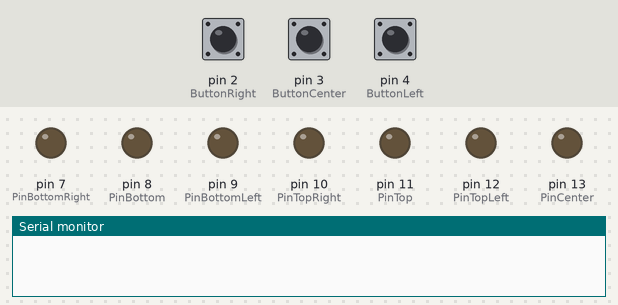
Recording of a sketch running on a simulated Arduino Uno, built with avr-gcc and run on an emulated ATmega328P. On the bench: output pins drawn as LEDs (lit = HIGH), the last lines printed to the serial monitor. The inputs (shaded band) are chosen by the test bench; at power-on: pin 2 (ButtonRight) LOW, pin 4 (ButtonLeft) LOW, pin 3 (ButtonCenter) LOW.

Above: at 1.2 s.
1.3 s: pin 2 (ButtonRight) pulled HIGH for 3.2 s
At 4.51 s:
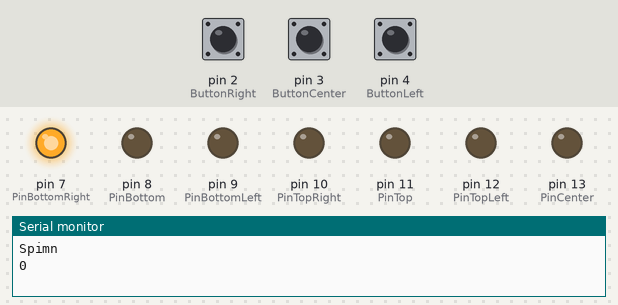
6.2 s: pin 4 (ButtonLeft) pulled HIGH for 0.15 s
At 7.6 s:
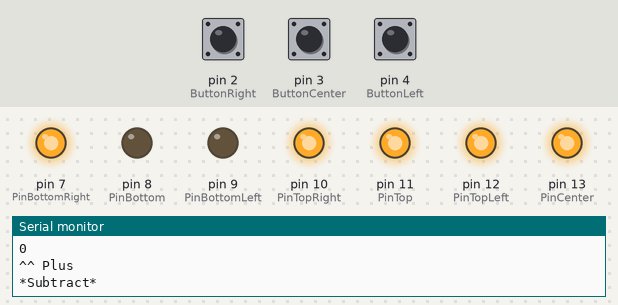
7.9 s: pin 2 (ButtonRight) pulled HIGH for 0.15 s
At 8.9 s:
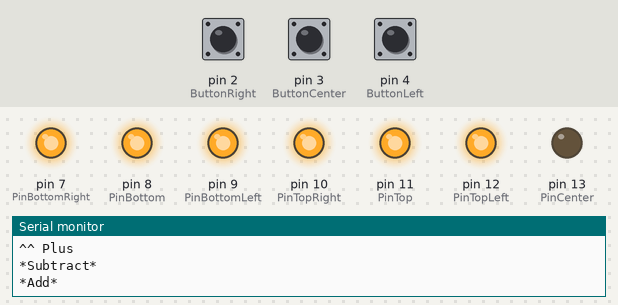
9.6 s: pin 4 (ButtonLeft) pulled HIGH for 3.2 s
At 12.86 s:
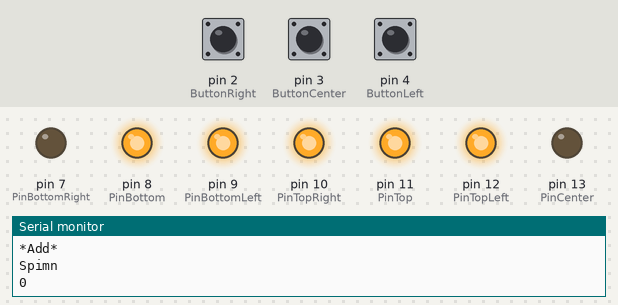
14.5 s: pin 2 (ButtonRight) pulled HIGH for 1 s
At 16.7 s:
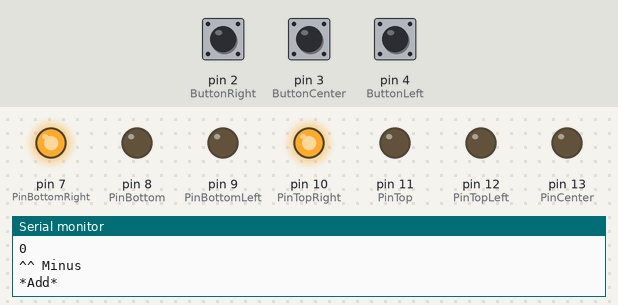
17.0 s: pin 2 (ButtonRight) pulled HIGH for 0.15 s
At 18.2 s:
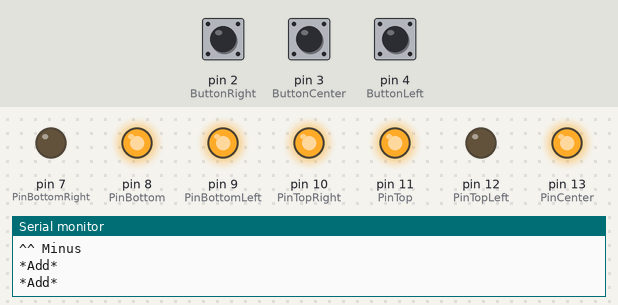
Timing chart, 0 to 19.7 s (numbered marks = the images above; inputs shaded):
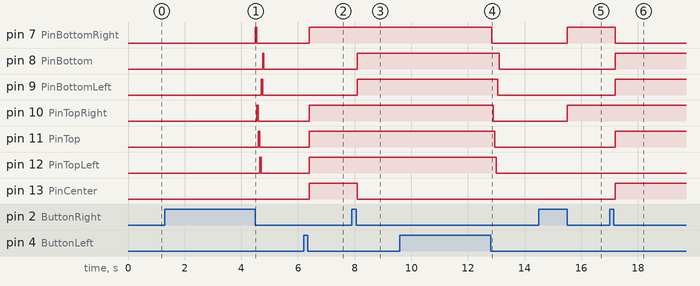

Measured:
- after the input at 1.3 s, pin 7 (PinBottomRight): LOW → HIGH after 3.2 s, → LOW 0.05 s later; pin 8 (PinBottom): LOW → HIGH after 3.5 s, → LOW 0.05 s later; pin 9 (PinBottomLeft), pin 12 (PinTopLeft): LOW → HIGH after 3.4 s, → LOW 0.05 s later; pin 10 (PinTopRight), pin 11 (PinTop): LOW → HIGH after 3.3 s, → LOW 0.05 s later
- after the input at 6.2 s, pin 7 (PinBottomRight), pin 10 (PinTopRight), pin 11 (PinTop), pin 12 (PinTopLeft), pin 13 (PinCenter): LOW → HIGH after 0.20 s
- after the input at 7.9 s, pin 8 (PinBottom), pin 9 (PinBottomLeft): LOW → HIGH after 0.20 s; pin 13 (PinCenter): HIGH → LOW after 0.20 s
- after the input at 9.6 s, pin 7 (PinBottomRight), pin 10 (PinTopRight): HIGH → LOW after 3.3 s; pin 8 (PinBottom), pin 9 (PinBottomLeft): HIGH → LOW after 3.5 s; pin 11 (PinTop), pin 12 (PinTopLeft): HIGH → LOW after 3.4 s
- after the input at 14.5 s, pin 7 (PinBottomRight), pin 10 (PinTopRight): LOW → HIGH after 1.0 s
- after the input at 17.0 s, pin 7 (PinBottomRight): HIGH → LOW after 0.20 s; pin 8 (PinBottom), pin 9 (PinBottomLeft), pin 11 (PinTop), pin 13 (PinCenter): LOW → HIGH after 0.20 s

The sketch:

1_-_Caculator.ino
```cpp
const int ButtonRight = 2;
const int ButtonCenter = 3;
const int ButtonLeft = 4;

const int PinBottomRight = 7;
const int PinBottom = 8;
const int PinBottomLeft = 9;
const int PinTopRight = 10;
const int PinTop = 11;
const int PinTopLeft = 12;
const int PinCenter = 13;

int ButtonRight_State = 0;
int ButtonCenter_State = 0;
int ButtonLeft_State = 0;

int Hold = 0;
int Held = 0;
int yo_delay = 1000;
int number = 0;

int first_number = 0;

int operation = 0;
const int plus = 1;
const int minus = 0;

void setup()
{
    pinMode(ButtonRight, INPUT);
    pinMode(ButtonCenter, INPUT);
    pinMode(ButtonLeft, INPUT);

    pinMode(PinBottomRight, OUTPUT);
    pinMode(PinBottom, OUTPUT);
    pinMode(PinBottomLeft, OUTPUT);
    pinMode(PinTopRight, OUTPUT);
    pinMode(PinTop, OUTPUT);
    pinMode(PinTopLeft, OUTPUT);
    pinMode(PinCenter, OUTPUT);

    Serial.begin(9600);
}

void loop()
{
    readCenter();
    readLeft();
    readRight();
}

int readRight(){
    ButtonRight_State = digitalRead(ButtonRight);
    if (ButtonRight_State == HIGH){
        while (ButtonRight_State == HIGH) {
            delay(100);
            ButtonRight_State = digitalRead(ButtonRight);
            Hold += 1;
            if (Hold > 10){
                Held = 1;
            }
        }
        if (Held == 1) {
            spin(); //Held
            first_number = number;
            operation = plus;
            number = 0;
            Serial.println(first_number);
            Serial.println("^^ Plus");

        } else {
            Serial.println("*Add*"); //Clicked once
            number += 1;
            displaynumber();
            ButtonRight_State = digitalRead(ButtonRight);
        }

    }
    Hold = 0;
    Held = 0;
}

int readLeft(){
    ButtonLeft_State = digitalRead(ButtonLeft);
    if (ButtonLeft_State == HIGH){
        while (ButtonLeft_State == HIGH) {
            delay(100);
            ButtonLeft_State = digitalRead(ButtonLeft);
            Hold += 1;
            if (Hold > 10){
                Held = 1;
            }
        }
        if (Held == 1) {
            spin(); //Held
            first_number = number;
            operation = minus;
            number = 0;
            Serial.println(first_number);
            Serial.println("^^ Minus");

        } else {
            Serial.println("*Subtract*"); //Clicked once
            number -= 1;
            displaynumber();
            ButtonLeft_State = digitalRead(ButtonLeft);
        }

    }
    Hold = 0;
    Held = 0;
}

int readCenter(){
    ButtonCenter_State = digitalRead(ButtonCenter);
    if (ButtonCenter_State == HIGH){
        Serial.println("Center");
        while (ButtonCenter_State == HIGH) {
            delay(100);
            ButtonCenter_State = digitalRead(ButtonCenter);
        }
        if (first_number > 0) {
            if (number > 0) {
                if (operation == minus) {
                    Serial.println(first_number);
                    Serial.println("Minus");
                    Serial.println(number);
                    Serial.println("Equals");
                    number = first_number - number;
                    displaynumber();
                    Serial.println(number);
                } else {
                    Serial.println(first_number);
                    Serial.println("Plus");
                    Serial.println(number);
                    Serial.println("Equals");
                    number = first_number + number;
                    displaynumber();
                    Serial.println(number);
                }
            }
        }
    }
}

int displaynumber(){
    if (number == 1) {
        one();
    } else if (number == 2) {
        two();
    } else if (number == 3) {
        three();
    } else if (number == 4) {
        four();
    } else if (number == 5) {
        five();
    } else if (number == 6) {
        six();
    } else if (number == 7) {
        seven();
    } else if (number == 8) {
        eight();
    } else if (number == 9) {
        nine();
    } else {

        if (number < 0) {
            number = 9;
            nine();
        } else {
            number = 0;
            zero();
        }
    }
}

int spin(){
    Hold = 0;
    Serial.println("Spimn");
    Serial.println(number);
    digitalWrite(PinCenter, LOW);
    digitalWrite(PinBottomRight, HIGH);
    delay(50);
    digitalWrite(PinBottomRight, LOW);
    digitalWrite(PinTopRight, HIGH);
    delay(50);
    digitalWrite(PinTopRight, LOW);
    digitalWrite(PinTop, HIGH);
    delay(50);
    digitalWrite(PinTop, LOW);
    digitalWrite(PinTopLeft, HIGH);
    delay(50);
    digitalWrite(PinTopLeft, LOW);
    digitalWrite(PinBottomLeft, HIGH);
    delay(50);
    digitalWrite(PinBottomLeft, LOW);
    digitalWrite(PinBottom, HIGH);
    delay(50);
    digitalWrite(PinBottom, LOW);
}

//Segment library

int one(){
    digitalWrite(PinBottomRight, HIGH);
    digitalWrite(PinBottom, LOW);
    digitalWrite(PinBottomLeft, LOW);
    digitalWrite(PinTopRight, HIGH);
    digitalWrite(PinTop, LOW);
    digitalWrite(PinTopLeft, LOW);
    digitalWrite(PinCenter, LOW);
    delay(yo_delay);
}

int two(){
    digitalWrite(PinBottomRight, LOW);
    digitalWrite(PinBottom, HIGH);
    digitalWrite(PinBottomLeft, HIGH);
    digitalWrite(PinTopRight, HIGH);
    digitalWrite(PinTop, HIGH);
    digitalWrite(PinTopLeft, LOW);
    digitalWrite(PinCenter, HIGH);
    delay(yo_delay);
}

int three(){
    digitalWrite(PinBottomRight, HIGH);
    digitalWrite(PinBottom, HIGH);
    digitalWrite(PinBottomLeft, LOW);
    digitalWrite(PinTopRight, HIGH);
    digitalWrite(PinTop, HIGH);
    digitalWrite(PinTopLeft, LOW);
    digitalWrite(PinCenter, HIGH);
    delay(yo_delay);
}

int four(){
    digitalWrite(PinBottomRight, HIGH);
    digitalWrite(PinBottom, LOW);
    digitalWrite(PinBottomLeft, LOW);
    digitalWrite(PinTopRight, HIGH);
    digitalWrite(PinTop, LOW);
    digitalWrite(PinTopLeft, HIGH);
    digitalWrite(PinCenter, HIGH);
    delay(yo_delay);
}

int five(){
    digitalWrite(PinBottomRight, HIGH);
    digitalWrite(PinBottom, HIGH);
    digitalWrite(PinBottomLeft, LOW);
    digitalWrite(PinTopRight, LOW);
    digitalWrite(PinTop, HIGH);
    digitalWrite(PinTopLeft, HIGH);
    digitalWrite(PinCenter, HIGH);
    delay(yo_delay);
}

int six(){
    digitalWrite(PinBottomRight, HIGH);
    digitalWrite(PinBottom, HIGH);
    digitalWrite(PinBottomLeft, HIGH);
    digitalWrite(PinTopRight, LOW);
    digitalWrite(PinTop, HIGH);
    digitalWrite(PinTopLeft, HIGH);
    digitalWrite(PinCenter, HIGH);
    delay(yo_delay);
}

int seven(){
    digitalWrite(PinBottomRight, HIGH);
    digitalWrite(PinBottom, LOW);
    digitalWrite(PinBottomLeft, LOW);
    digitalWrite(PinTopRight, HIGH);
    digitalWrite(PinTop, HIGH);
    digitalWrite(PinTopLeft, LOW);
    digitalWrite(PinCenter, LOW);
    delay(yo_delay);
}

int eight(){
    digitalWrite(PinBottomRight, HIGH);
    digitalWrite(PinBottom, HIGH);
    digitalWrite(PinBottomLeft, HIGH);
    digitalWrite(PinTopRight, HIGH);
    digitalWrite(PinTop, HIGH);
    digitalWrite(PinTopLeft, HIGH);
    digitalWrite(PinCenter, HIGH);
    delay(yo_delay);
}

int nine(){
    digitalWrite(PinBottomRight, HIGH);
    digitalWrite(PinBottom, LOW);
    digitalWrite(PinBottomLeft, LOW);
    digitalWrite(PinTopRight, HIGH);
    digitalWrite(PinTop, HIGH);
    digitalWrite(PinTopLeft, HIGH);
    digitalWrite(PinCenter, HIGH);
    delay(yo_delay);
}

int zero(){
    digitalWrite(PinBottomRight, HIGH);
    digitalWrite(PinBottom, HIGH);
    digitalWrite(PinBottomLeft, HIGH);
    digitalWrite(PinTopRight, HIGH);
    digitalWrite(PinTop, HIGH);
    digitalWrite(PinTopLeft, HIGH);
    digitalWrite(PinCenter, LOW);
    delay(yo_delay);
}

//remember to use a fkn cathode (the resistor in the middle)
```
